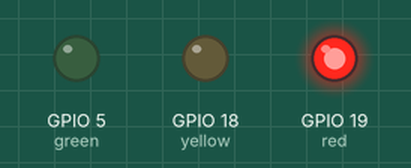
Simulated run of this sketch. Board: ESP32. Shown: output pins drawn as LEDs (lit = HIGH).

Above: at 0.5 s.
At 1.5 s:
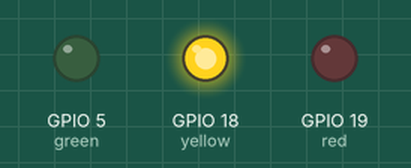
At 5.5 s:
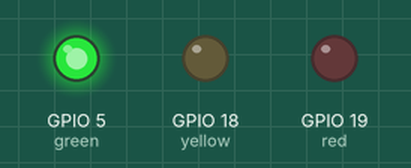
Timing chart, 0 to 6.9 s (numbered marks = the images above):
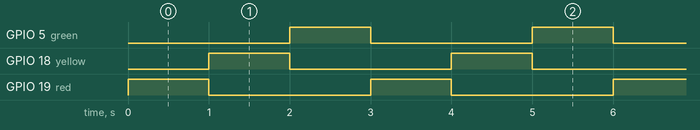

The sketch:

sketch.ino
```cpp
#define red 19
#define yellow 18
#define green 5
#define button 25


void setup() {
  pinMode(red, OUTPUT);
  pinMode(yellow, OUTPUT);
  pinMode(green, OUTPUT);
  pinMode(button, INPUT);

  Serial.begin(115200);
}

void loop() {

digitalWrite (green, LOW);
digitalWrite (red, HIGH);
delay(1000);
digitalWrite (red, LOW);
digitalWrite (yellow, HIGH);
delay(1000);
digitalWrite (yellow, LOW);
digitalWrite (green, HIGH);
delay(1000);
}
```

Measured:
- by itself, GPIO 5 (green), GPIO 18 (yellow), GPIO 19 (red): alternates HIGH for 1.0 s and LOW for 2.0 s
- by itself, everything shown: repeats every 3.0 s, in 3 steps
